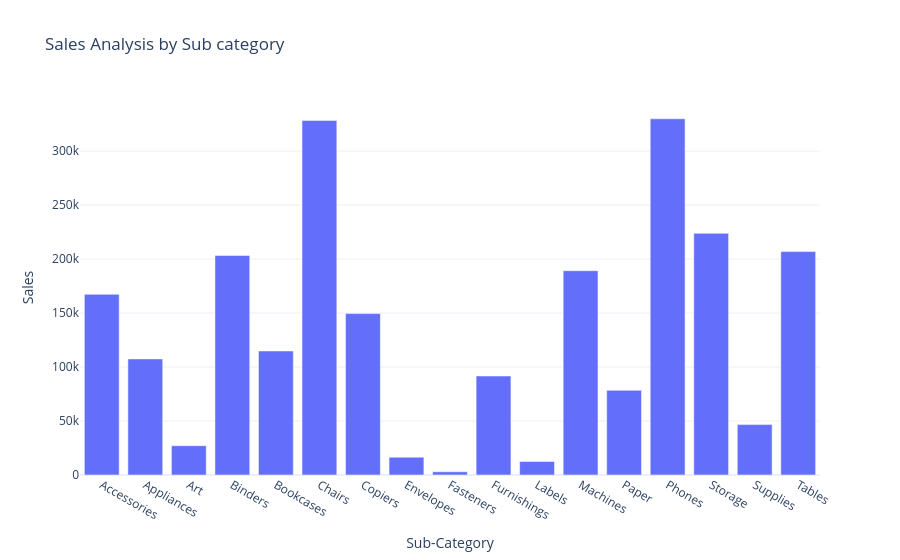

This figure's notebook cell:
### Code cell
fig = px.bar(sales_by_subcategory, x='Sub-Category', y='Sales', title="Sales Analysis by Sub category")
fig.show()

### Figure 1 — Plotly figure (JSON) as saved in the notebook; plotly's stock layout.template omitted (floating-point values rounded to 4 significant figures)
{"data": [{"hovertemplate": "Sub-Category=%{x}<br>Sales=%{y}<extra></extra>", "legendgroup": "", "marker": {"color": "#636efa", "pattern": {"shape": ""}}, "name": "", "orientation": "v", "showlegend": false, "textposition": "auto", "type": "bar", "x": ["Accessories", "Appliances", "Art", "Binders", "Bookcases", "Chairs", "Copiers", "Envelopes", "Fasteners", "Furnishings", "Labels", "Machines", "Paper", "Phones", "Storage", "Supplies", "Tables"], "xaxis": "x", "y": [167400.0, 107500.0, 27120.0, 203400.0, 114900.0, 328400.0, 149500.0, 16480.0, 3024.0, 91710.0, 12490.0, 189200.0, 78480.0, 330000.0, 223800.0, 46670.0, 207000.0], "yaxis": "y"}], "layout": {"barmode": "relative", "legend": {"tracegroupgap": 0}, "title": {"text": "Sales Analysis by Sub category"}, "xaxis": {"anchor": "y", "domain": [0, 1], "title": {"text": "Sub-Category"}}, "yaxis": {"anchor": "x", "domain": [0, 1], "title": {"text": "Sales"}}}}
